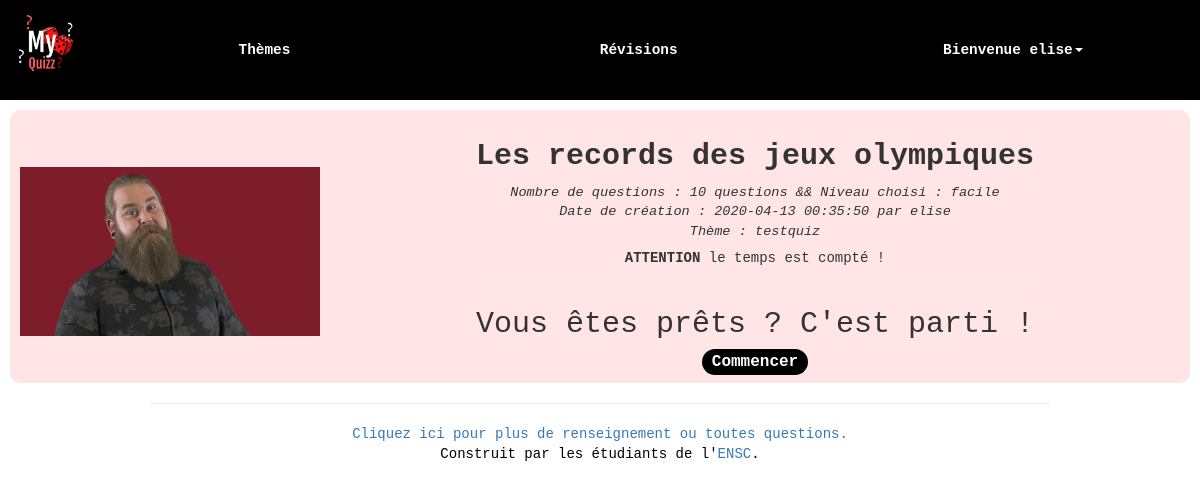
Screenshot of /quiz1par1_init.php?id=14&niv=facile (signed in) with the database file from the repository.
### tables this page shows
CREATE TABLE `quiz` (
  `quiz_id` int(11) NOT NULL,
  `quiz_nom` varchar(255) NOT NULL,
  `nbquestions` int(11) NOT NULL DEFAULT 10,
  `datecreation` datetime NOT NULL DEFAULT current_timestamp(),
  `theme_id` int(11) NOT NULL,
  `createur` varchar(255) NOT NULL
);

CREATE TABLE `theme` (
  `theme_id` int(11) NOT NULL,
  `theme_nom` varchar(255) NOT NULL,
  `genre_id` int(11) NOT NULL
);

### includes/function.php (called while the page is built, shortened)
<?php
    function getDb() {
        try{
    		return new PDO("mysql:host=localhost;dbname=id13265287_bdd;charset=utf8", 'id13265287_myquizz', 'vYx<?8Jb2Z\P-2c_', array(PDO::ATTR_ERRMODE => PDO::ERRMODE_EXCEPTION));
        }
        catch(PDOException $e){
            echo "Erreur : " . $e->getMessage();
        }
    }
?>

### quiz1par1_init.php (the view, shortened to what this page needs)
<?php
	require_once "includes/function.php";
	$themeId=$_SESSION['theme'];
    $niveau=$_GET['niv'];
    $quizId=$_GET['id'];
    $recup_theme = getDb()->prepare('select * from theme where theme_id=?');
	$recup_theme->execute(array($themeId));
	$theme = $recup_theme->fetch();
    $recup_quiz = getDb()->prepare('select * from quiz where quiz_id=?');
	$recup_quiz->execute(array($quizId));
	$quiz = $recup_quiz->fetch();
?>
<html>
	<?php
		require_once "includes/head.php";
	?>
	<body>
	    <?php require_once "includes/header.php"; ?>
			<div class="containeurGlobal">
				<div class="infoBase"><img src="images\chrono.gif" style="float:right;" width="300"></img>
					<div id="infoBaseInt">
					<h2><strong><?= $quiz['quiz_nom'] ?></strong></h2>
					<em><small>Nombre de questions : <?= $quiz['nbquestions'] ?> questions && Niveau choisi : <?=$niveau?></small></em><br/>
					<em><small>Date de création : <?= $quiz['datecreation'] ?> par <?= $quiz['createur'] ?> </small></em><br/>
					<em><small>Thème : <?= $theme['theme_nom'] ?></small></em><br/>
					<h5><strong>ATTENTION</strong> le temps est compté !</h5>
					<hr/>
					<h2> Vous êtes prêts ? C'est parti !</h2>
					<a class="option" href="quiz1par1.php">Commencer</a><br/>
					</div>
				</div>
			</div>
	</body>
	<?php
	include "includes/footer.php";
	?>
</html>

### css/style.css (style rules this page uses)
body { width:100%; font-family : Courier New; }
.option { padding: 4px 10px; background: black; color: white; font-weight: bold; font-size: 16px; border-radius: 20px; height:2px; align-items:center; }
.containeurGlobal { display: block; margin-left: 10px; margin-right:10px; text-align:center; align-items:center; font-family:Courier New,'Gill Sans', 'Gill Sans MT', Calibri, 'Trebuchet MS', sans-serif; }
.infoBase { font-family:Courier New,'Gill Sans', 'Gill Sans MT', Calibri, 'Trebuchet MS', sans-serif; margin-left:auto; margin-right:auto; margin-top:10px; border-radius: 10px; display: flex; background-color: RGBA(255, 0, 0, .1); font-size:medium; align-items:center; padding-left:10px; padding-top:10px; }
#infoBaseInt { display: block; margin-left: auto; margin-right:auto; text-align:center; align-items:center; padding-bottom:10px; }

### rows the page displays
quiz: quiz_nom "Les records des jeux olympiques", nbquestions "10", datecreation "2020-04-13 00:35:50", createur "elise"
theme: theme_nom "testquiz"

### other values shown
$_SESSION['login'] "elise"
$niveau "facile"
